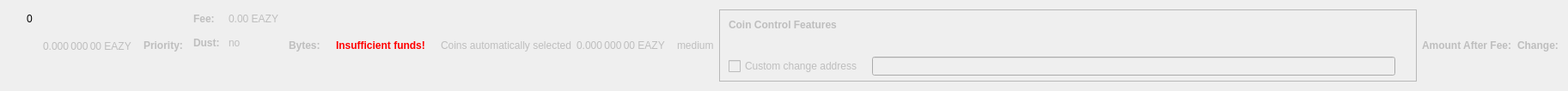
    <widget class="QWidget" name="dummyHideWidget" native="true">
     <property name="maximumSize">
      <size>
       <width>100</width>
       <height>22</height>
      </size>
     </property>
     <layout class="QHBoxLayout" name="dummyHideLayout">
      <item>
       <layout class="QFormLayout" name="formLayoutCoinControl1">
        <property name="horizontalSpacing">
         <number>10</number>
        </property>
        <property name="verticalSpacing">
         <number>14</number>
        </property>
        <property name="leftMargin">
         <number>10</number>
        </property>
        <property name="topMargin">
         <number>4</number>
        </property>
        <property name="rightMargin">
         <number>6</number>
        </property>
        <item row="0" column="1">
         <widget class="QLabel" name="labelCoinControlBytes">
          <property name="cursor">
           <cursorShape>IBeamCursor</cursorShape>
          </property>
          <property name="contextMenuPolicy">
           <enum>Qt::ActionsContextMenu</enum>
          </property>
          <property name="text">
           <string notr="true">0</string>
          </property>
          <property name="textInteractionFlags">
           <set>Qt::LinksAccessibleByMouse|Qt::TextSelectableByKeyboard|Qt::TextSelectableByMouse</set>
          </property>
         </widget>
        </item>
       </layout>
      </item>
      <item>
       <widget class="QLabel" name="labelCoinControlAfterFee">
        <property name="enabled">
         <bool>false</bool>
        </property>
        <property name="sizePolicy">
         <sizepolicy hsizetype="Fixed" vsizetype="Fixed">
          <horstretch>0</horstretch>
          <verstretch>0</verstretch>
         </sizepolicy>
        </property>
        <property name="minimumSize">
         <size>
          <width>111</width>
          <height>12</height>
         </size>
        </property>
        <property name="maximumSize">
         <size>
          <width>111</width>
          <height>12</height>
         </size>
        </property>
        <property name="cursor">
         <cursorShape>IBeamCursor</cursorShape>
        </property>
        <property name="contextMenuPolicy">
         <enum>Qt::ActionsContextMenu</enum>
        </property>
        <property name="text">
         <string notr="true">0.000 000 00 EAZY</string>
        </property>
        <property name="textInteractionFlags">
         <set>Qt::LinksAccessibleByMouse|Qt::TextSelectableByKeyboard|Qt::TextSelectableByMouse</set>
        </property>
       </widget>
      </item>
      <item>
       <widget class="QLabel" name="labelCoinControlPriorityText">
        <property name="enabled">
         <bool>false</bool>
        </property>
        <property name="font">
         <font>
          <weight>75</weight>
          <bold>true</bold>
         </font>
        </property>
        <property name="text">
         <string>Priority:</string>
        </property>
       </widget>
      </item>
      <item>
       <layout class="QHBoxLayout" name="horizontalLayout"/>
      </item>
      <item>
       <layout class="QFormLayout" name="formLayoutCoinControl3">
        <property name="horizontalSpacing">
         <number>10</number>
        </property>
        <property name="verticalSpacing">
         <number>14</number>
        </property>
        <property name="leftMargin">
         <number>6</number>
        </property>
        <property name="topMargin">
         <number>4</number>
        </property>
        <property name="rightMargin">
         <number>6</number>
        </property>
        <item row="0" column="0">
         <widget class="QLabel" name="labelCoinControlFeeText">
          <property name="enabled">
           <bool>false</bool>
          </property>
          <property name="font">
           <font>
            <weight>75</weight>
            <bold>true</bold>
           </font>
          </property>
          <property name="text">
           <string>Fee:</string>
          </property>
          <property name="margin">
           <number>0</number>
          </property>
         </widget>
        </item>
        <item row="0" column="1">
         <widget class="QLabel" name="labelCoinControlFee">
          <property name="enabled">
           <bool>false</bool>
          </property>
          <property name="cursor">
           <cursorShape>IBeamCursor</cursorShape>
          </property>
          <property name="contextMenuPolicy">
           <enum>Qt::ActionsContextMenu</enum>
          </property>
          <property name="text">
           <string notr="true">0.00 EAZY</string>
          </property>
          <property name="textInteractionFlags">
           <set>Qt::LinksAccessibleByMouse|Qt::TextSelectableByKeyboard|Qt::TextSelectableByMouse</set>
          </property>
         </widget>
        </item>
        <item row="1" column="0">
         <widget class="QLabel" name="labelCoinControlLowOutputText">
          <property name="enabled">
           <bool>false</bool>
          </property>
          <property name="font">
           <font>
            <weight>75</weight>
            <bold>true</bold>
           </font>
          </property>
          <property name="text">
           <string>Dust:</string>
          </property>
         </widget>
        </item>
        <item row="1" column="1">
         <widget class="QLabel" name="labelCoinControlLowOutput">
          <property name="enabled">
           <bool>false</bool>
          </property>
          <property name="cursor">
           <cursorShape>IBeamCursor</cursorShape>
          </property>
          <property name="contextMenuPolicy">
           <enum>Qt::ActionsContextMenu</enum>
          </property>
          <property name="text">
           <string>no</string>
          </property>
          <property name="textInteractionFlags">
           <set>Qt::LinksAccessibleByMouse|Qt::TextSelectableByKeyboard|Qt::TextSelectableByMouse</set>
          </property>
         </widget>
        </item>
       </layout>
      </item>
      <item>
       <widget class="QLabel" name="labelCoinControlBytesText">
        <property name="enabled">
         <bool>false</bool>
        </property>
        <property name="font">
         <font>
          <weight>75</weight>
          <bold>true</bold>
         </font>
        </property>
        <property name="text">
         <string>Bytes:</string>
        </property>
       </widget>
      </item>
      <item>
       <layout class="QFormLayout" name="formLayoutCoinControl2">
        <property name="horizontalSpacing">
         <number>10</number>
        </property>
        <property name="verticalSpacing">
         <number>14</number>
        </property>
        <property name="leftMargin">
         <number>6</number>
        </property>
        <property name="topMargin">
         <number>4</number>
        </property>
        <property name="rightMargin">
         <number>6</number>
        </property>
       </layout>
      </item>
      <item>
       <layout class="QHBoxLayout" name="horizontalLayoutCoinControl2">
        <property name="spacing">
         <number>8</number>
        </property>
        <property name="bottomMargin">
         <number>10</number>
        </property>
       </layout>
      </item>
      <item>
       <widget class="QLabel" name="labelCoinControlInsuffFunds">
        <property name="enabled">
         <bool>false</bool>
        </property>
        <property name="minimumSize">
         <size>
          <width>0</width>
          <height>0</height>
         </size>
        </property>
        <property name="font">
         <font>
          <weight>75</weight>
          <bold>true</bold>
         </font>
        </property>
        <property name="styleSheet">
         <string notr="true">color:red;font-weight:bold;</string>
        </property>
        <property name="text">
         <string>Insufficient funds!</string>
        </property>
        <property name="margin">
         <number>5</number>
        </property>
       </widget>
      </item>
      <item>
       <layout class="QFormLayout" name="formLayoutCoinControl4">
        <property name="horizontalSpacing">
         <number>10</number>
        </property>
        <property name="verticalSpacing">
         <number>14</number>
        </property>
        <property name="leftMargin">
         <number>6</number>
        </property>
        <property name="topMargin">
         <number>4</number>
        </property>
        <property name="rightMargin">
         <number>6</number>
        </property>
       </layout>
      </item>
      <item>
       <widget class="QLabel" name="labelCoinControlAutomaticallySelected">
        <property name="enabled">
         <bool>false</bool>
        </property>
        <property name="sizePolicy">
         <sizepolicy hsizetype="Fixed" vsizetype="Fixed">
          <horstretch>0</horstretch>
          <verstretch>0</verstretch>
         </sizepolicy>
        </property>
        <property name="minimumSize">
         <size>
          <width>0</width>
          <height>0</height>
         </size>
        </property>
        <property name="maximumSize">
         <size>
          <width>240</width>
          <height>16777215</height>
         </size>
        </property>
        <property name="text">
         <string>Coins automatically selected</string>
        </property>
        <property name="margin">
         <number>5</number>
        </property>
       </widget>
      </item>
      <item>
       <widget class="QLabel" name="labelCoinControlChange">
        <property name="enabled">
         <bool>false</bool>
        </property>
        <property name="sizePolicy">
         <sizepolicy hsizetype="Fixed" vsizetype="Fixed">
          <horstretch>0</horstretch>
          <verstretch>0</verstretch>
         </sizepolicy>
        </property>
        <property name="minimumSize">
         <size>
          <width>111</width>
          <height>0</height>
         </size>
        </property>
        <property name="maximumSize">
         <size>
          <width>111</width>
          <height>16777215</height>
         </size>
        </property>
        <property name="cursor">
         <cursorShape>IBeamCursor</cursorShape>
        </property>
        <property name="contextMenuPolicy">
         <enum>Qt::ActionsContextMenu</enum>
        </property>
        <property name="text">
         <string notr="true">0.000 000 00 EAZY</string>
        </property>
        <property name="textInteractionFlags">
         <set>Qt::LinksAccessibleByMouse|Qt::TextSelectableByKeyboard|Qt::TextSelectableByMouse</set>
        </property>
       </widget>
      </item>
      <item>
       <widget class="QLabel" name="labelCoinControlPriority">
        <property name="enabled">
         <bool>false</bool>
        </property>
        <property name="cursor">
         <cursorShape>IBeamCursor</cursorShape>
        </property>
        <property name="contextMenuPolicy">
         <enum>Qt::ActionsContextMenu</enum>
        </property>
        <property name="text">
         <string>medium</string>
        </property>
        <property name="textInteractionFlags">
         <set>Qt::LinksAccessibleByMouse|Qt::TextSelectableByKeyboard|Qt::TextSelectableByMouse</set>
        </property>
       </widget>
      </item>
      <item>
       <widget class="QFrame" name="frameCoinControl">
        <property name="sizePolicy">
         <sizepolicy hsizetype="Expanding" vsizetype="Expanding">
          <horstretch>0</horstretch>
          <verstretch>0</verstretch>
         </sizepolicy>
        </property>
        <property name="maximumSize">
         <size>
          <width>16777215</width>
          <height>16777215</height>
         </size>
        </property>
        <property name="frameShape">
         <enum>QFrame::StyledPanel</enum>
        </property>
        <property name="frameShadow">
         <enum>QFrame::Sunken</enum>
        </property>
        <layout class="QVBoxLayout" name="verticalLayoutCoinControl2_2">
         <property name="spacing">
          <number>0</number>
         </property>
         <property name="leftMargin">
          <number>0</number>
         </property>
         <property name="topMargin">
          <number>0</number>
         </property>
         <property name="rightMargin">
          <number>0</number>
         </property>
         <property name="bottomMargin">
          <number>6</number>
         </property>
         <item>
          <layout class="QVBoxLayout" name="verticalLayoutCoinControl" stretch="0,0,0,1">
           <property name="spacing">
            <number>0</number>
           </property>
           <property name="leftMargin">
            <number>10</number>
           </property>
           <property name="topMargin">
            <number>10</number>
           </property>
           <item>
            <layout class="QHBoxLayout" name="horizontalLayoutCoinControl1">
             <property name="bottomMargin">
              <number>15</number>
             </property>
             <item>
              <widget class="QLabel" name="labelCoinControlFeatures">
               <property name="enabled">
                <bool>false</bool>
               </property>
               <property name="sizePolicy">
                <sizepolicy hsizetype="Preferred" vsizetype="Maximum">
                 <horstretch>0</horstretch>
                 <verstretch>0</verstretch>
                </sizepolicy>
               </property>
               <property name="font">
                <font>
                 <weight>75</weight>
                 <bold>true</bold>
                </font>
               </property>
               <property name="styleSheet">
                <string notr="true">font-weight:bold;</string>
               </property>
               <property name="text">
                <string>Coin Control Features</string>
               </property>
              </widget>
             </item>
            </layout>
           </item>
           <item>
            <widget class="QWidget" name="widgetCoinControl" native="true">
             <property name="sizePolicy">
              <sizepolicy hsizetype="Preferred" vsizetype="Preferred">
               <horstretch>0</horstretch>
               <verstretch>0</verstretch>
              </sizepolicy>
             </property>
             <property name="minimumSize">
              <size>
               <width>0</width>
               <height>0</height>
              </size>
             </property>
             <property name="styleSheet">
              <string notr="true"/>
             </property>
             <layout class="QHBoxLayout" name="horizontalLayoutCoinControl5_2">
              <property name="leftMargin">
               <number>0</number>
              </property>
              <property name="topMargin">
               <number>0</number>
              </property>
              <property name="rightMargin">
               <number>0</number>
              </property>
              <property name="bottomMargin">
               <number>0</number>
              </property>
              <item>
               <layout class="QHBoxLayout" name="horizontalLayoutCoinControl3">
                <property name="spacing">
                 <number>20</number>
                </property>
                <property name="topMargin">
                 <number>0</number>
                </property>
                <property name="bottomMargin">
                 <number>10</number>
                </property>
               </layout>
              </item>
             </layout>
            </widget>
           </item>
           <item>
            <layout class="QHBoxLayout" name="horizontalLayoutCoinControl4" stretch="0,0,0">
             <property name="spacing">
              <number>12</number>
             </property>
             <property name="sizeConstraint">
              <enum>QLayout::SetDefaultConstraint</enum>
             </property>
             <property name="topMargin">
              <number>5</number>
             </property>
             <property name="rightMargin">
              <number>5</number>
             </property>
             <item>
              <widget class="QCheckBox" name="checkBoxCoinControlChange">
               <property name="enabled">
                <bool>false</bool>
               </property>
               <property name="toolTip">
                <string>If this is activated, but the change address is empty or invalid, change will be sent to a newly generated address.</string>
               </property>
               <property name="text">
                <string>Custom change address</string>
               </property>
              </widget>
             </item>
             <item>
              <widget class="QValidatedLineEdit" name="lineEditCoinControlChange">
               <property name="enabled">
                <bool>false</bool>
               </property>
               <property name="sizePolicy">
                <sizepolicy hsizetype="Expanding" vsizetype="Fixed">
                 <horstretch>0</horstretch>
                 <verstretch>0</verstretch>
                </sizepolicy>
               </property>
              </widget>
             </item>
             <item>
              <widget class="QLabel" name="labelCoinControlChangeLabel_2">
               <property name="sizePolicy">
                <sizepolicy hsizetype="Preferred" vsizetype="Expanding">
                 <horstretch>0</horstretch>
                 <verstretch>0</verstretch>
                </sizepolicy>
               </property>
               <property name="minimumSize">
                <size>
                 <width>0</width>
                 <height>0</height>
                </size>
               </property>
               <property name="text">
                <string/>
               </property>
               <property name="margin">
                <number>3</number>
               </property>
              </widget>
             </item>
            </layout>
           </item>
           <item>
            <spacer name="verticalSpacerCoinControl">
             <property name="orientation">
              <enum>Qt::Vertical</enum>
             </property>
             <property name="sizeHint" stdset="0">
              <size>
               <width>800</width>
               <height>1</height>
              </size>
             </property>
            </spacer>
           </item>
          </layout>
         </item>
        </layout>
       </widget>
      </item>
      <item>
       <widget class="QLabel" name="labelCoinControlAfterFeeText">
        <property name="enabled">
         <bool>false</bool>
        </property>
        <property name="minimumSize">
         <size>
          <width>0</width>
          <height>0</height>
         </size>
        </property>
        <property name="maximumSize">
         <size>
          <width>16777215</width>
          <height>16777215</height>
         </size>
        </property>
        <property name="font">
         <font>
          <weight>75</weight>
          <bold>true</bold>
         </font>
        </property>
        <property name="text">
         <string>Amount After Fee:</string>
        </property>
        <property name="alignment">
         <set>Qt::AlignLeading|Qt::AlignLeft|Qt::AlignVCenter</set>
        </property>
        <property name="margin">
         <number>0</number>
        </property>
       </widget>
      </item>
      <item>
       <widget class="QLabel" name="labelCoinControlChangeText">
        <property name="enabled">
         <bool>false</bool>
        </property>
        <property name="sizePolicy">
         <sizepolicy hsizetype="Preferred" vsizetype="Preferred">
          <horstretch>0</horstretch>
          <verstretch>0</verstretch>
         </sizepolicy>
        </property>
        <property name="minimumSize">
         <size>
          <width>0</width>
          <height>0</height>
         </size>
        </property>
        <property name="maximumSize">
         <size>
          <width>16777215</width>
          <height>16777215</height>
         </size>
        </property>
        <property name="font">
         <font>
          <weight>75</weight>
          <bold>true</bold>
         </font>
        </property>
        <property name="text">
         <string>Change:</string>
        </property>
        <property name="alignment">
         <set>Qt::AlignLeading|Qt::AlignLeft|Qt::AlignVCenter</set>
        </property>
       </widget>
      </item>
     </layout>
    </widget>
